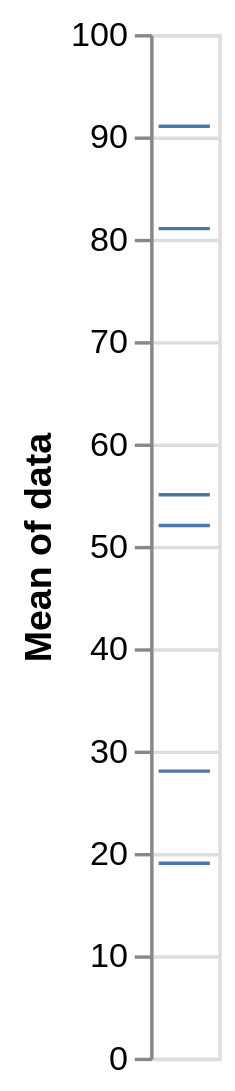

This figure's Vega-Lite source:
### Vega-Lite specification from a JSON file in a GitHub repository (floating-point values rounded to 4 significant figures)
{"$schema": "https://vega.github.io/schema/vega-lite/v5.json", "data": {"values": [28, 55, 28, 91, 81, 55, 19, 81, 52]}, "mark": "tick", "encoding": {"y": {"field": "data", "aggregate": "mean"}, "tooltip": {"field": "data"}}}
